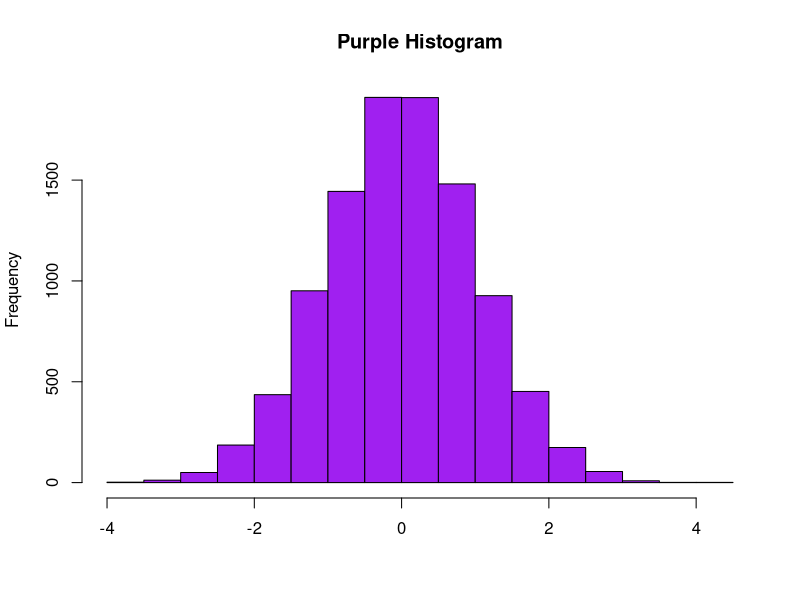

The R source for this figure:
## ---- chunk 1
#| echo: false
hist(rnorm(10000), col = "purple", main = "Purple Histogram", xlab = "")
